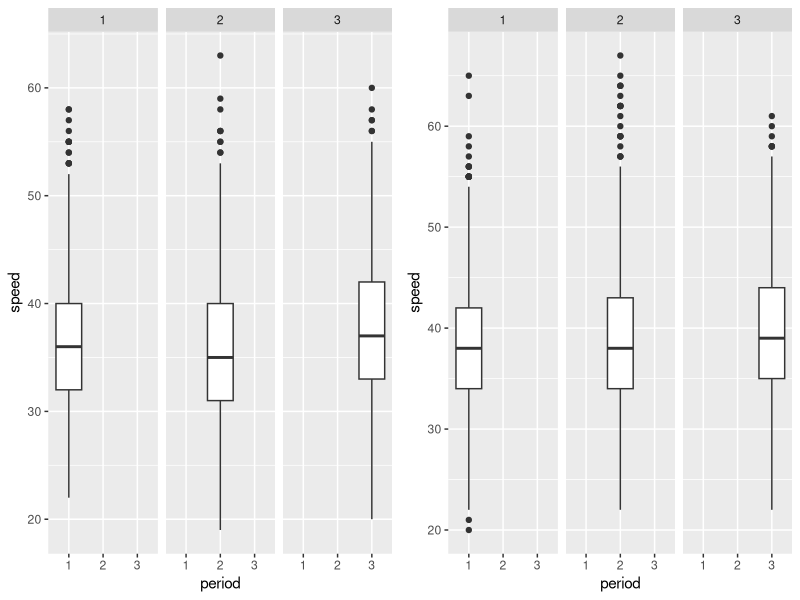
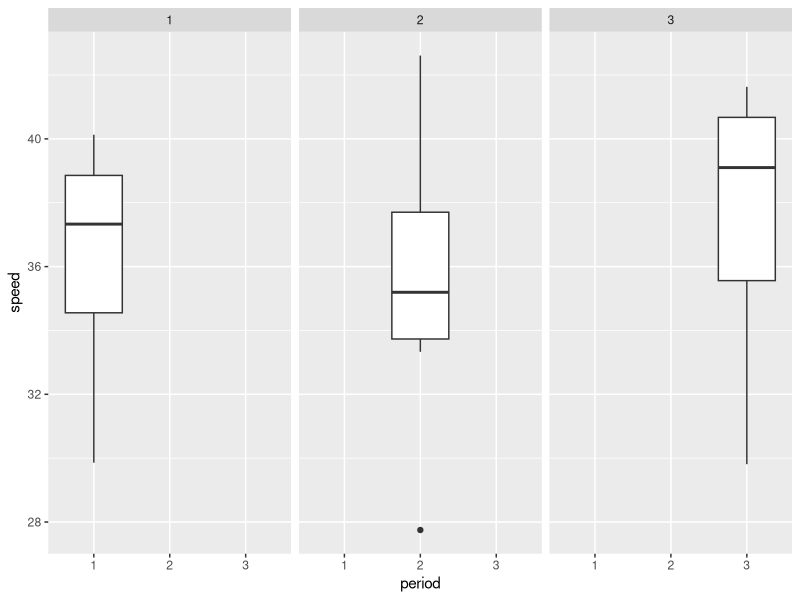
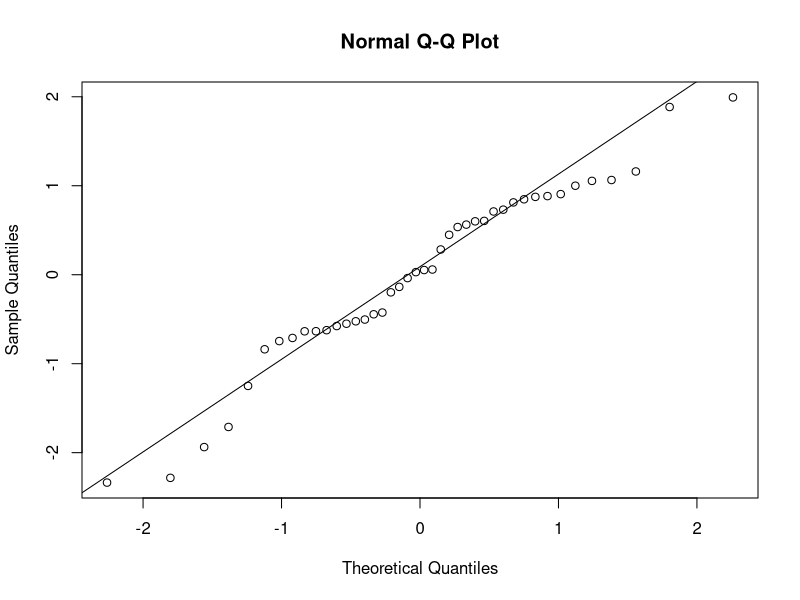
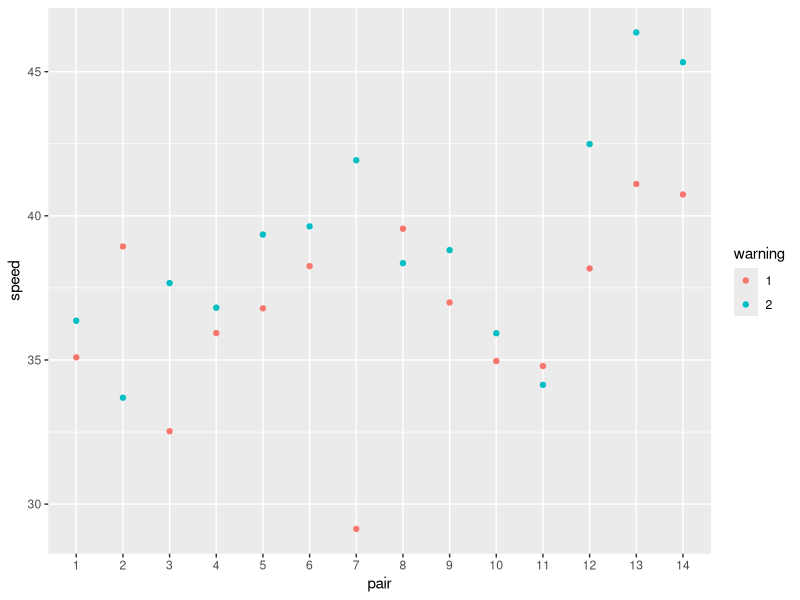

Write R code to recreate these figures, in order.
### Stats with R Exercise sheet 7

##########################
#Week 8: ANOVA
##########################

## This exercise sheet contains the exercises that you will need to complete and 
## submit by 23:55 on Monday, December 16. Write the code below the questions. 
## If you need to provide a written answer, comment this out using a hashtag (#). 
## Submit your homework via moodle.
## You are required to work together in groups of three students, but everybody 
## needs to submit the group version of the homework via moodle individually.
## You need to provide a serious attempt to each exercise in order to have
## the assignment graded as complete. 

## Please write below your (and your teammates) name, matriculation number. 
## Name: Noon Pokaratsiri Goldstein, Pauline Sander, Axel Allen
## Matriculation number: 2581469, 2581310, 2579024

## Change the name of the file by adding your matriculation numbers
## (exercise0N_firstID_secondID_thirdID.R)

###########################################################################################



#######################
### Exercise 1: Preparation
#######################

library(boot)
library(ggplot2)
library(reshape2)
library(dplyr)

# This time we will be working with the "amis" data frame (package 'boot') that has 
# 8437 rows and 4 columns.

# In a study into the effect that warning signs have on speeding patterns, 
# Cambridgeshire County Council considered 14 pairs of locations. The locations were 
# paired to account for factors such as traffic, volume and type of road. One site in 
# each pair had a sign erected warning of the dangers of speeding and asking drivers 
# to slow down. No action was taken at the second site. Three sets of measurements 
# were taken at each site. 
# Each set of measurements was nominally of the speeds of 100 cars but not all sites 
# have exactly 100 measurements. These speed measurements were taken before the 
# erection of the sign, shortly after the erection of the sign, and again after 
# the sign had been in place for some time.

# a) For the further reference please use ?amis. 
# It may take some time to understand the dataset. 
?amis

# b) Load the dataset, store it into a variable called "data", and briefly inspect it. 
# Feel free to make some plots and calculate some statistics in order to understand 
# the data.
data <- amis
glimpse(data)
head(data)
# c) All our columns have numeric type. Convert the categorial columns to factors.
cols <- c("period", "warning", "pair")
data[cols] <- lapply(data[cols], factor)
glimpse(data)

# d) Plot boxplots for the distribution of `speed` for each of the `period` values 
# (before, immediately after and after some time). Build 2 plots (each containing 3 
# boxplots) side by side depending on the `warning` variable.
# (For all plots here and below please use ggplot)
library(gridExtra)
data_w1 <- filter(data, warning==1)
data_w2 <- filter(data, warning==2)
ggp1 <- ggplot(data_w1, aes(period, speed)) + geom_boxplot() + facet_wrap(~period)
ggp2 <- ggplot(data_w2, aes(period, speed)) + geom_boxplot() + facet_wrap(~period)
grid.arrange(ggp1, ggp2, ncol = 2)  

# e) What can you conclude looking at the plots? What can you say about people's 
# behaviour in different periods: before, immediately after and after some time?


# f) What are your ideas about why the data with warning==2 (sites where no sign was 
# erected) was collected?


#######################
### Exercise 2: 1-way ANOVA
#######################

# a) First let's create a new data frame which will be used for all exercise 2.
# For the 1-way ANOVA we will be working with a subset of `amis` using only the 
# data for sites where warning signs were erected, which corresponds to warning==1. 
# Therefore first subset your data to filter out warning==2 and then apply cast() 
# to average "speed" over each "pair" and "period". 
# Assign this new data frame to the variable casted_data.
data_w1 <- filter(data, warning==1)
mdata <- melt(data_w1, id.vars = c("pair", "period"),
                 measure.vars = c("speed"))
casted_data <- dcast(mdata, pair + period ~ variable, mean, na.rm = T)

# b) Build boxplots of the average speed depending on "period".
ggplot(casted_data, aes(period, speed)) + geom_boxplot() + facet_wrap(~period)

# c) Looking at the boxplots, is there a difference between the periods?


# Now, let's check the ANOVA assumptions and whether they are violated or not 
# and why.

# d) Independence assumption
# (Figure out the best way to check this assumption and give a detailed justified 
# answer to whether it is violated or not.)
duplicated(casted_data)
#no repeated measures

# e) Normality of residuals
# (Figure out the best way to check this assumption and give a detailed justified 
# answer to whether it is violated or not.)
data_lm = lm(speed ~ period, casted_data)
data_stdres <- rstandard(data_lm)
qqnorm(data_stdres)
qqline(data_stdres)
summary(data_lm)
# f) Homogeneity of variance of residuals
# (Figure out the best way to check this assumption and give a detailed justified 
# answer to whether it is violated or not.)
library(car)
leveneTest(speed ~ period, data=casted_data)
# g) Now we are ready to perform 1-way ANOVA: please use the function aov() on the 
# speed depending on the period, report p-value and interpret the result in details.
aov_data <- aov(speed ~ period, data=casted_data)
summary(aov_data)

# h) Please do pairwise t-tests of the same variables as in g) using pairwise.t.test().
pairwise.t.test(casted_data$speed, casted_data$period)

# i) Report the pairwise p-values and interpret the result in detail.


# j) Try to use no adjustment for pairwise testing and then the Bonferroni correction.
# Does the result change?
pairwise.t.test(casted_data$speed, casted_data$period, p.adjust.method = "bonferroni")

#######################
### Exercise 3: 2-way ANOVA
#######################
# a) Now we want to analyze the influence of 2 categorial variables 
# (period and warning) on the speed.
# So let's turn back to our initial dataset amis (not its subset with warning==1).
# First, we need to average the speed over each `pair`, `warning` and `period
# Cast your data again and assign the resuts to casted_data2.
mdata <- melt(data, id.vars = c("pair", "warning", "period"),
              measure.vars = c("speed"))
casted_data2 <- dcast(mdata, pair + warning + period ~ variable, mean, na.rm = T)
# b) Calculate the mean for each of the 6 possible pairs of `period` and `warning`.
means <- with(casted_data2, aggregate(speed, by=list(pair = pair, warning=warning), FUN=mean, na.rm=TRUE))
colnames(means)[3] <- "speed"

# c) Do you think there is a significant difference between some of the groups?
ggplot(means, aes(pair, speed, color=warning)) + geom_point()
#There is a very significant difference in group 7

# d) Now apply the 2-way ANOVA: please use the function aov() on the speed depending 
# on the period and warning.
aov(speed ~ period*warning, data=casted_data2)
summary(aov(speed ~ period*warning, data=casted_data2))
# Report the p-value and interpret the result in detail.


# e) What do you conclude about the behaviour of drivers based on the 2-way ANOVA?
